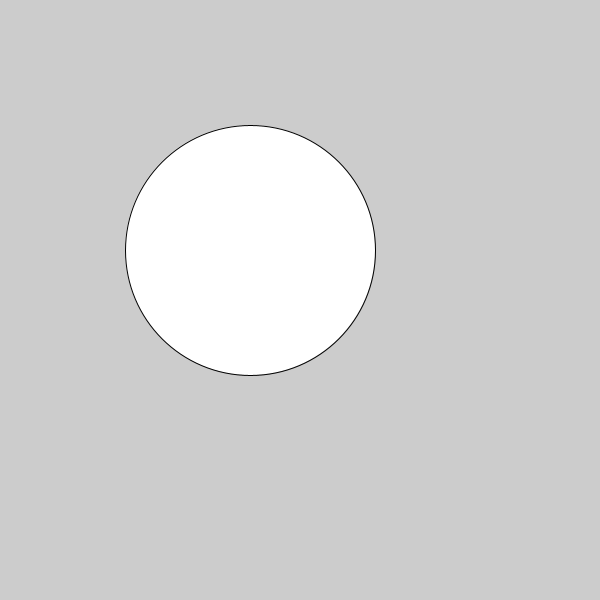
Frame 1 (no input)
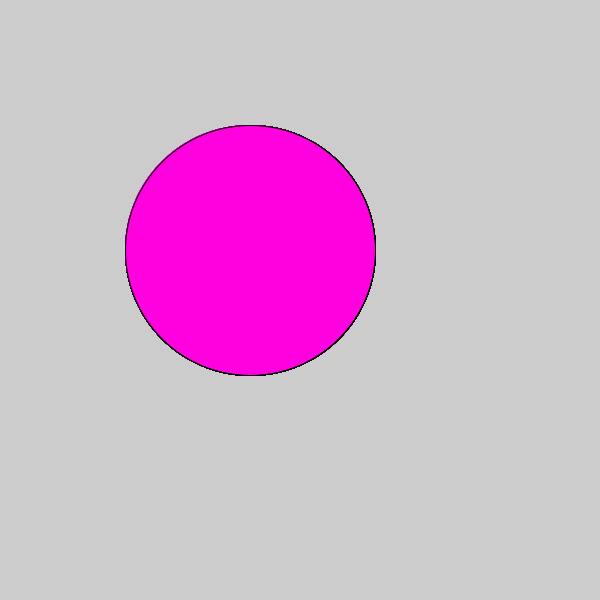
Frame 60 (the mouse pressed at the canvas centre just before this capture)
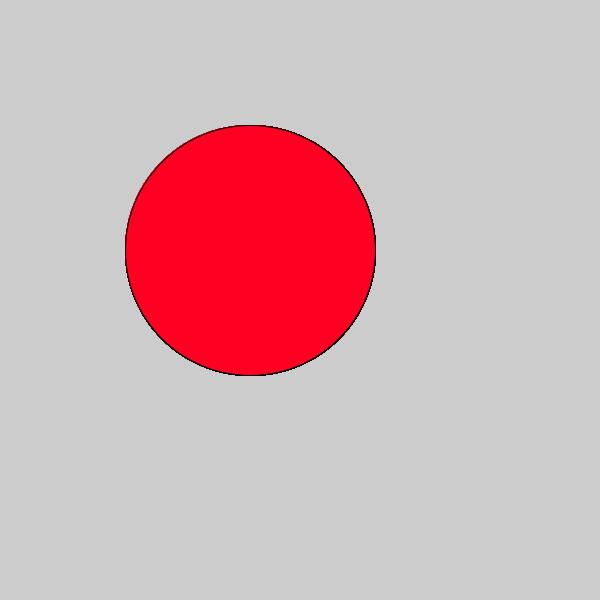
Frame 120 (the mouse held since frame 60 and released just before this capture)

The Processing sketch that drew these frames (run headless with seeded random() and noise(); from frame 60 on, the mouse is pressed at the canvas centre):

// Processing sketch: c_LogicalDot
// ── c_LogicalDot.pde

void setup() {
  
// 1. Set the size of the sketch. Make it 600 pixels square. 
  size(600,600);

}

void draw() {
  ellipse(250,250,250,250);
// 2. Draw an ellipse
// Run the program to make sure it works before moving on.


// 3. Change the color of the ellipse when the mouse is pressed.
//    Use the following code, but put your colors where indicated
//    Remember to use the   fill()  command to set colors.

if (mousePressed) {
 fill(#FF0022);
   //  put one color here 
  
} else {
  fill(#FF00DE);
   // put a different color here
  
}  
  
  
  
}
